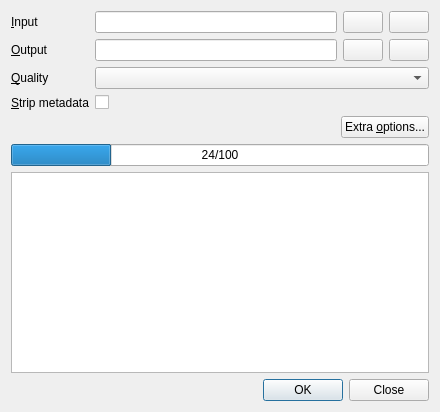
<?xml version="1.0" encoding="UTF-8"?>
<ui version="4.0">
 <class>MainDialog</class>
 <widget class="QDialog" name="MainDialog">
  <property name="geometry">
   <rect>
    <x>0</x>
    <y>0</y>
    <width>440</width>
    <height>412</height>
   </rect>
  </property>
  <layout class="QVBoxLayout" name="verticalLayout">
   <item>
    <layout class="QFormLayout" name="formLayout">
     <item row="0" column="0">
      <widget class="QLabel" name="inputLabel">
       <property name="text">
        <string>&amp;Input</string>
       </property>
       <property name="buddy">
        <cstring>inputLineEdit</cstring>
       </property>
      </widget>
     </item>
     <item row="0" column="1">
      <layout class="QHBoxLayout">
       <item>
        <widget class="QLineEdit" name="inputLineEdit"/>
       </item>
       <item>
        <widget class="QPushButton" name="btnInputFileBrowse">
         <property name="toolTip">
          <string>Browse input file</string>
         </property>
         <property name="icon">
          <iconset resource="jpeg-archiver.qrc">
           <normaloff>:/icons/folder-open-image.png</normaloff>:/icons/folder-open-image.png</iconset>
         </property>
         <property name="shortcut">
          <string>Ctrl+O</string>
         </property>
        </widget>
       </item>
       <item>
        <widget class="QPushButton" name="btnInputDirBrowse">
         <property name="toolTip">
          <string>Browse input folder</string>
         </property>
         <property name="icon">
          <iconset resource="jpeg-archiver.qrc">
           <normaloff>:/icons/folder-open.png</normaloff>:/icons/folder-open.png</iconset>
         </property>
        </widget>
       </item>
      </layout>
     </item>
     <item row="1" column="0">
      <widget class="QLabel" name="outputLabel">
       <property name="text">
        <string>&amp;Output</string>
       </property>
       <property name="buddy">
        <cstring>outputLineEdit</cstring>
       </property>
      </widget>
     </item>
     <item row="1" column="1">
      <layout class="QHBoxLayout">
       <item>
        <widget class="QLineEdit" name="outputLineEdit"/>
       </item>
       <item>
        <widget class="QPushButton" name="btnOutputFileBrowse">
         <property name="toolTip">
          <string>Browse output file</string>
         </property>
         <property name="icon">
          <iconset resource="jpeg-archiver.qrc">
           <normaloff>:/icons/folder-save-image.png</normaloff>:/icons/folder-save-image.png</iconset>
         </property>
        </widget>
       </item>
       <item>
        <widget class="QPushButton" name="btnOutputDirBrowse">
         <property name="toolTip">
          <string>Browse output folder</string>
         </property>
         <property name="icon">
          <iconset resource="jpeg-archiver.qrc">
           <normaloff>:/icons/folder-save.png</normaloff>:/icons/folder-save.png</iconset>
         </property>
        </widget>
       </item>
      </layout>
     </item>
     <item row="2" column="0">
      <widget class="QLabel" name="qualityLabel">
       <property name="text">
        <string>&amp;Quality</string>
       </property>
       <property name="buddy">
        <cstring>qualityComboBox</cstring>
       </property>
      </widget>
     </item>
     <item row="2" column="1">
      <widget class="QComboBox" name="qualityComboBox"/>
     </item>
     <item row="3" column="0">
      <widget class="QLabel" name="stripMetadataLabel">
       <property name="text">
        <string>&amp;Strip metadata</string>
       </property>
       <property name="buddy">
        <cstring>stripMetadataCheckBox</cstring>
       </property>
      </widget>
     </item>
     <item row="3" column="1">
      <widget class="QCheckBox" name="stripMetadataCheckBox"/>
     </item>
    </layout>
   </item>
   <item>
    <layout class="QHBoxLayout" name="horizontalLayout">
     <item>
      <spacer name="horizontalSpacer">
       <property name="orientation">
        <enum>Qt::Horizontal</enum>
       </property>
       <property name="sizeHint" stdset="0">
        <size>
         <width>40</width>
         <height>20</height>
        </size>
       </property>
      </spacer>
     </item>
     <item>
      <widget class="QPushButton" name="btnExtraOptions">
       <property name="text">
        <string>Extra &amp;options...</string>
       </property>
      </widget>
     </item>
    </layout>
   </item>
   <item>
    <widget class="QProgressBar" name="progressBar">
     <property name="value">
      <number>24</number>
     </property>
     <property name="alignment">
      <set>Qt::AlignCenter</set>
     </property>
     <property name="format">
      <string>%v/%m</string>
     </property>
    </widget>
   </item>
   <item>
    <widget class="QTableView" name="logView"/>
   </item>
   <item>
    <widget class="QDialogButtonBox" name="buttonBox">
     <property name="orientation">
      <enum>Qt::Horizontal</enum>
     </property>
     <property name="standardButtons">
      <set>QDialogButtonBox::Close|QDialogButtonBox::Ok</set>
     </property>
    </widget>
   </item>
  </layout>
 </widget>
 <resources>
  <include location="jpeg-archiver.qrc"/>
 </resources>
 <connections>
  <connection>
   <sender>buttonBox</sender>
   <signal>rejected()</signal>
   <receiver>MainDialog</receiver>
   <slot>reject()</slot>
   <hints>
    <hint type="sourcelabel">
     <x>325</x>
     <y>259</y>
    </hint>
    <hint type="destinationlabel">
     <x>286</x>
     <y>268</y>
    </hint>
   </hints>
  </connection>
 </connections>
</ui>
